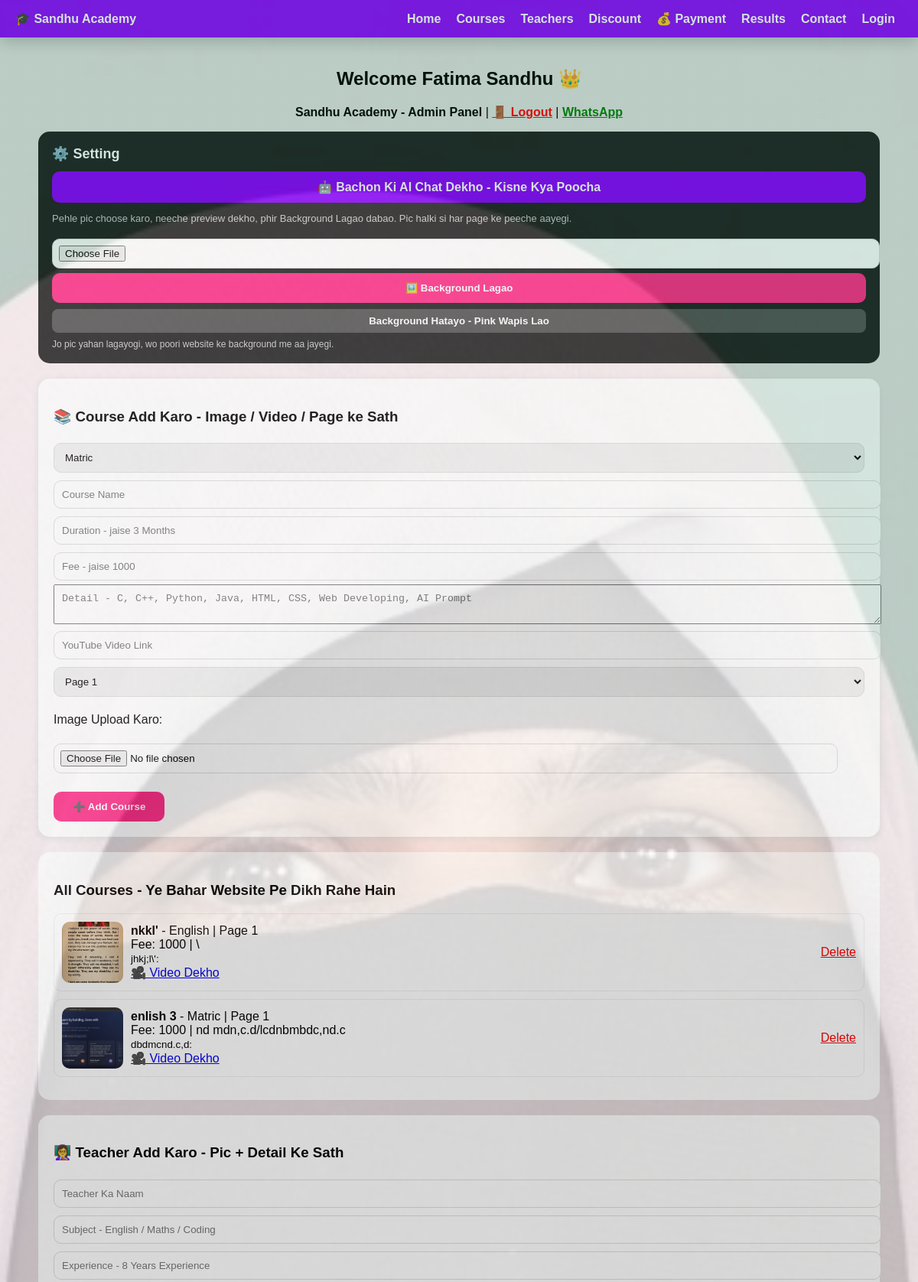
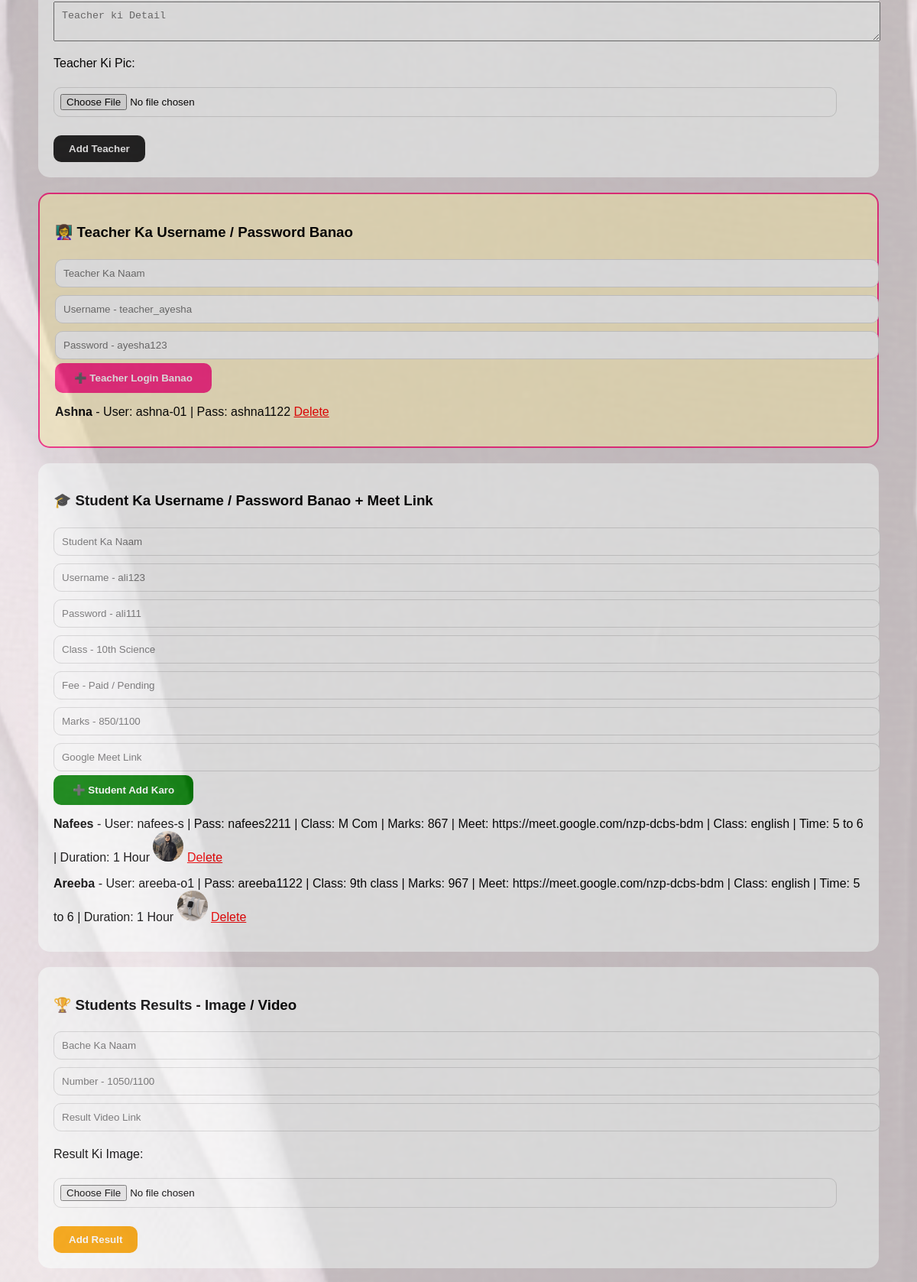
The page /admin (signed in, upper part) on the database its author committed (2 pictures, top to bottom).
### tables this page shows
CREATE TABLE courses (id INTEGER PRIMARY KEY, category TEXT, title TEXT, duration TEXT, fee TEXT, detail TEXT, video_url TEXT, image TEXT, page_no TEXT);

CREATE TABLE users (id INTEGER PRIMARY KEY, name TEXT, username TEXT, password TEXT, role TEXT, class TEXT, fee TEXT, marks TEXT, meet_link TEXT, pic TEXT);

### app.py (the view)
@app.route('/admin')
def admin():
    if session.get('role')!='admin': return redirect('/login')
    con=db()
    courses=con.execute('SELECT * FROM courses').fetchall()
    teachers=con.execute('SELECT * FROM teachers').fetchall()
    students=con.execute("SELECT * FROM users WHERE role='student'").fetchall()
    teacher_users=con.execute("SELECT * FROM users WHERE role='teacher'").fetchall()
    apps=con.execute('SELECT * FROM discount_apps').fetchall()
    results=con.execute('SELECT * FROM results').fetchall()
    contacts=con.execute('SELECT * FROM contacts').fetchall()
    payments=con.execute('SELECT * FROM payments').fetchall()
    con.close()
    return render_template('admin.html', courses=courses, teachers=teachers, students=students, teacher_users=teacher_users, apps=apps, results=results, contacts=contacts, payments=payments, name=session.get('name'))

### templates/admin.html (shortened to what this page needs)
{% extends "base.html" %}
{% block content %}
<div style="padding:20px;max-width:1100px;margin:auto">
<h2 style="text-align:center">Welcome Fatima Sandhu 👑</h2>
<p style="text-align:center"><b>Sandhu Academy - Admin Panel</b> | <a href="/logout" style="color:red;font-weight:700">🚪 Logout</a> | <a href="https://wa.me/923116402301" style="color:green;font-weight:700">WhatsApp</a></p>
<div style="background:#222;color:white;padding:18px;border-radius:15px;margin-bottom:20px">
<b style="font-size:18px">⚙️ Setting</b>
<a href="/ai_chats" style="background:#8b00ff;color:white;padding:11px 18px;border-radius:10px;text-decoration:none;font-weight:700;display:block;text-align:center;margin:12px 0">🤖 Bachon Ki AI Chat Dekho - Kisne Kya Poocha</a>
<p style="font-size:13px;color:#ccc">Pehle pic choose karo, neeche preview dekho, phir Background Lagao dabao. Pic halki si har page ke peeche aayegi.</p>
<form action="/change_bg" method="POST" enctype="multipart/form-data">
<input type="file" name="bg" accept="image/*" required style="background:white;border-radius:8px;padding:8px;width:100%" onchange="document.getElementById('bgPreview').src=URL.createObjectURL(this.files[0]); document.getElementById('bgPreviewBox').style.display='block'">
<br>
<button style="background:#ff2e88;color:white;border:none;padding:12px 25px;border-radius:10px;font-weight:700;width:100%">🖼️ Background Lagao</button>
</form>
<form action="/change_bg_remove" method="POST" style="margin-top:8px"><button style="background:#555;color:white;border:none;padding:8px 15px;border-radius:8px;width:100%">Background Hatayo - Pink Wapis Lao</button></form>
<p style="font-size:12px;color:#ccc;margin:8px 0 0">Jo pic yahan lagayogi, wo poori website ke background me aa jayegi.</p>
</div>
<div style="background:white;padding:20px;border-radius:15px;box-shadow:0 2px 10px #ddd;margin-bottom:20px">
<h3>📚 Course Add Karo - Image / Video / Page ke Sath</h3>
<form action="/add_course" method="POST" enctype="multipart/form-data">
<select name="category" style="width:100%;padding:10px;margin:5px 0"><option>Matric</option><option>English</option><option>Coding</option></select>
<input name="title" placeholder="Course Name" required style="width:100%;padding:10px;margin:5px 0">
<input name="duration" placeholder="Duration - jaise 3 Months" required style="width:100%;padding:10px;margin:5px 0">
<input name="fee" placeholder="Fee - jaise 1000" required style="width:100%;padding:10px;margin:5px 0">
<textarea name="detail" placeholder="Detail - C, C++, Python, Java, HTML, CSS, Web Developing, AI Prompt" style="width:100%;padding:10px"></textarea>
<input name="video_url" placeholder="YouTube Video Link" style="width:100%;padding:10px;margin:5px 0">
<select name="page_no" style="width:100%;padding:10px;margin:5px 0">{% for p in range(1,51) %}<option value="{{p}}">Page {{p}}</option>{% endfor %}</select>
<p>Image Upload Karo:</p><input type="file" name="image"><br><br>
<button style="background:#ff2e88;color:white;padding:12px 25px;border:none;border-radius:10px;font-weight:700">➕ Add Course</button>
</form>
</div>
<div style="background:white;padding:20px;border-radius:15px;margin-bottom:20px">
<h3>All Courses - Ye Bahar Website Pe Dikh Rahe Hain</h3>
{% for c in courses %}
<div style="border:1px solid #eee;padding:10px;border-radius:10px;margin:10px 0;display:flex;gap:10px;align-items:center">
{% if c[7] %}<img src="/static/uploads/{{c[7]}}" style="width:80px;height:80px;object-fit:cover;border-radius:10px">{% endif %}
<div style="flex:1"><b>{{c[2]}}</b> - {{c[1]}} | Page {{c[8]}}<br>Fee: {{c[4]}} | {{c[3]}}<br><small>{{c[5]}}</small><br>{% if c[6] %}<a href="{{c[6]}}" target="_blank">🎥 Video Dekho</a>{% endif %}</div>
<a href="/delete_course/{{c[0]}}" style="color:red">Delete</a>
</div>
{% endfor %}
</div>
<div style="background:white;padding:20px;border-radius:15px;margin-bottom:20px">
<h3>👩‍🏫 Teacher Add Karo - Pic + Detail Ke Sath</h3>
<form action="/add_teacher" method="POST" enctype="multipart/form-data">
<input name="name" placeholder="Teacher Ka Naam" required style="width:100%;padding:10px;margin:5px 0">
<input name="subject" placeholder="Subject - English / Maths / Coding" required style="width:100%;padding:10px;margin:5px 0">
<input name="exp" placeholder="Experience - 8 Years Experience" required style="width:100%;padding:10px;margin:5px 0">
<textarea name="detail" placeholder="Teacher ki Detail" style="width:100%;padding:10px"></textarea>
<p>Teacher Ki Pic:</p><input type="file" name="image"><br><br>
<button style="background:#222;color:white;padding:10px 20px;border:none;border-radius:10px">Add Teacher</button>
</form>
</div>
<div style="background:#fff3cd;padding:20px;border-radius:15px;margin-bottom:20px;border:2px solid #ff2e88">
<h3>👩‍🏫 Teacher Ka Username / Password Banao</h3>
<form action="/add_teacher_user" method="POST">
<input name="name" placeholder="Teacher Ka Naam" required style="width:100%;padding:10px;margin:5px 0">
<input name="username" placeholder="Username - teacher_ayesha" required style="width:100%;padding:10px;margin:5px 0">
<input name="password" placeholder="Password - ayesha123" required style="width:100%;padding:10px;margin:5px 0">
<button style="background:#ff2e88;color:white;padding:12px 25px;border:none;border-radius:10px;font-weight:700">➕ Teacher Login Banao</button>
</form>
{% for tu in teacher_users %}<p><b>{{tu[1]}}</b> - User: {{tu[2]}} | Pass: {{tu[3]}} <a href="/delete_student/{{tu[0]}}" style="color:red">Delete</a></p>{% else %}<p>Abhi koi teacher login nahi bana.</p>{% endfor %}
</div>
<div style="background:white;padding:20px;border-radius:15px;margin-bottom:20px">
<h3>🎓 Student Ka Username / Password Banao + Meet Link</h3>
<form action="/add_student_user" method="POST">
<input name="name" placeholder="Student Ka Naam" required style="width:100%;padding:10px;margin:5px 0">
<input name="username" placeholder="Username - ali123" required style="width:100%;padding:10px;margin:5px 0">
<input name="password" placeholder="Password - ali111" required style="width:100%;padding:10px;margin:5px 0">
<input name="class" placeholder="Class - 10th Science" style="width:100%;padding:10px;margin:5px 0">
<input name="fee" placeholder="Fee - Paid / Pending" style="width:100%;padding:10px;margin:5px 0">
<input name="marks" placeholder="Marks - 850/1100" style="width:100%;padding:10px;margin:5px 0">
<input name="meet_link" placeholder="Google Meet Link" style="width:100%;padding:10px;margin:5px 0">
<button style="background:green;color:white;padding:12px 25px;border:none;border-radius:10px;font-weight:700">➕ Student Add Karo</button>
</form>
{% for s in students %}<p><b>{{s[1]}}</b> - User: {{s[2]}} | Pass: {{s[3]}} | Class: {{s[5]}} | Marks: {{s[7]}} | Meet: {{s[8]}} {% if s|length>9 and s[9] %}<img src="/static/uploads/{{s[9]}}" style="width:40px;height:40px;border-radius:50%;object-fit:cover">{% endif %} <a href="/delete_student/{{s[0]}}" style="color:red">Delete</a></p>{% endfor %}
</div>
<div style="background:white;padding:20px;border-radius:15px;margin-bottom:20px">
<h3>🏆 Students Results - Image / Video</h3>
<form action="/add_result" method="POST" enctype="multipart/form-data">
<input name="student_name" placeholder="Bache Ka Naam" required style="width:100%;padding:10px;margin:5px 0">
<input name="marks" placeholder="Number - 1050/1100" required style="width:100%;padding:10px;margin:5px 0">
<input name="video_url" placeholder="Result Video Link" style="width:100%;padding:10px;margin:5px 0">
<p>Result Ki Image:</p><input type="file" name="image"><br><br>
<button style="background:orange;color:white;padding:10px 20px;border:none;border-radius:10px">Add Result</button>
</form>
</div>
</div>
{% endblock %}

### static/style.css (style rules this page uses)
body { margin:0;font-family:'Segoe UI',Arial,sans-serif;background-color:#fff5f8;background-image:linear-gradient(rgba(255,245,248,0.88),rgba(255,245,248,0.88)),url('/static/bg.jpg');background-size:cover;background-position:center;background-attachment:fixed;min-height:100vh }
input,select { padding:12px;margin:6px 0;width:95%;border-radius:10px;border:1px solid #ddd }
button { background:#7b00ff;color:white;padding:12px 25px;border:none;border-radius:25px;cursor:pointer;font-weight:700;transition:0.3s }
input[type="file"] { background:white !important;padding:8px !important;border-radius:10px !important;border:1px solid #ddd !important;cursor:pointer !important }

### templates/base.html (style rules this page uses)
body { margin:0;font-family:Arial }

### rows shown on the page
courses: image (picture), title "nkkl'", category "English", page_no "1", fee "1000", duration "\\", detail "jhkj;l\\':"
courses: image (picture), title "enlish 3", category "Matric", page_no "1", fee "1000", duration "nd mdn,c.d/lcdnbmbdc,nd.c", detail "dbdmcnd.c,d:"
users: name "Ashna", username "ashna-01", password "ashna1122"
users: name "Nafees", username "nafees-s", password "nafees2211", class "M Com", marks "867", meet_link "https://meet.google.com/nzp-dcbs-bdm | Class: english | Time: 5 to 6 | Duration: 1 Hour", pic (picture)
users: name "Areeba", username "areeba-o1", password "areeba1122", class "9th class", marks "967", meet_link "https://meet.google.com/nzp-dcbs-bdm | Class: english | Time: 5 to 6 | Duration: 1 Hour", pic (picture)
